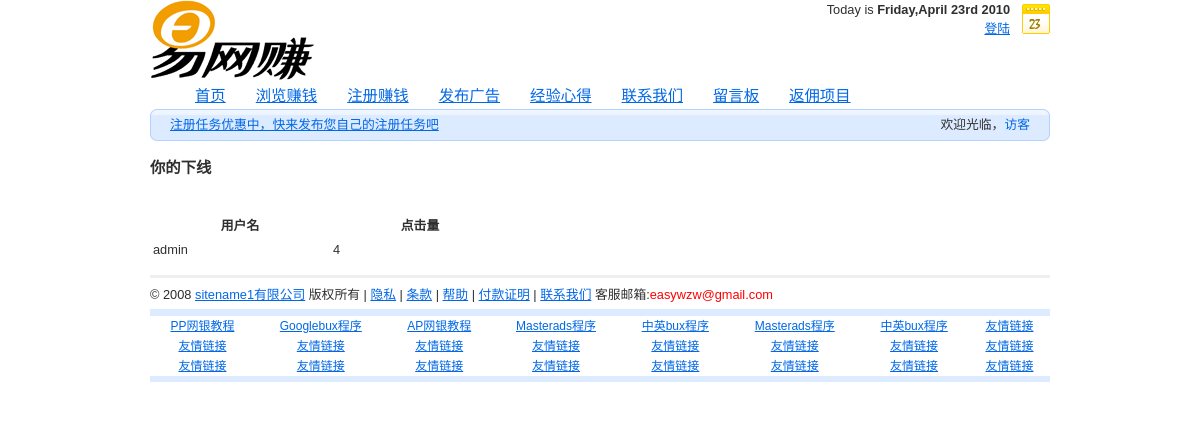
/referals.php, run on the app's committed database.
### tables this page shows
CREATE TABLE IF NOT EXISTS `tb_users` (
  `id` int(11) NOT NULL AUTO_INCREMENT,
  `username` varchar(15) NOT NULL DEFAULT '',
  `password` varchar(100) NOT NULL DEFAULT '',
  `ip` varchar(15) NOT NULL DEFAULT '',
  `email` varchar(150) NOT NULL DEFAULT '',
  `pemail` varchar(150) NOT NULL DEFAULT '',
  `referer` varchar(15) NOT NULL DEFAULT '',
  `country` varchar(150) NOT NULL DEFAULT '',
  `visits` varchar(150) NOT NULL DEFAULT '0',
  `referals` varchar(150) NOT NULL DEFAULT '0',
  `referalvisits` varchar(150) NOT NULL DEFAULT '0',
  `money` varchar(150) NOT NULL DEFAULT '0.00',
  `paid` varchar(150) NOT NULL DEFAULT '0.00',
  `joindate` varchar(150) NOT NULL DEFAULT '',
  `lastlogdate` varchar(150) NOT NULL DEFAULT '',
  `lastiplog` varchar(150) NOT NULL DEFAULT '',
  `account` varchar(150) NOT NULL DEFAULT '',
  `user_status` varchar(15) NOT NULL DEFAULT 'user',
  UNIQUE KEY `id_2` (`id`),
  KEY `id` (`id`)
);

CREATE TABLE IF NOT EXISTS `tb_site` (
  `id` varchar(11) NOT NULL DEFAULT '',
  `sitename` varchar(30) NOT NULL DEFAULT '',
  `sitepp` varchar(30) NOT NULL DEFAULT '',
  KEY `id` (`id`)
);

### referals.php (the view, shortened to what this page needs)
<?php include('header.php'); ?>
<h3 style="font-weight: bold">你的下线</h3>
<br>
<div id="tables">
<table align="center" width="40%" cellpadding="0">
<tr>
<th class="top"><b>用户名</b></th>
<th class="top"><b>点击量</th></tr>
<?php
$lole=$_COOKIE["usNick"];
$tabla = mysql_query("SELECT * FROM tb_users where referer='$lole' ORDER BY id ASC");
while ($row = mysql_fetch_array($tabla)) {
echo "<tr><td align='left'>";
echo $row["username"];
echo "</td><td align='left'>";
echo $row["visits"];
echo "</td></tr>";
}
echo "</table>";
?>
</div>
<?php include('footer.php'); ?>

### sitename.php (shortened to what this page needs)
<?php
$sql = "SELECT * FROM tb_site WHERE id='1'";
$result = mysql_query($sql);
$row = mysql_fetch_array($result);
echo $row["sitename"];
?>

### css/main.css (style rules this page uses)
* { margin:0; padding:0; }
body, div, span, p, a, img, ul, ol, li, table, caption, tbody, tfoot, tr, th, td, form, fieldset, legend, label, dl, dt, dd, blockquote, applet, object, h1, h2, h3, h4, h5 { border:0; }
body { padding:35px 0; background:#FFF; font:0.8em/1.5 "arial",sans-serif; color:#2F2F2F; text-align:center;font-family:Verdana,Geneva,sans-serif; }
h1, h2, h3, h4, h5, h6 { margin:15px 0 10px 0; }
h3, h4 { font-size:120%; }
table { margin:5px 0; border-collapse:collapse; border-spacing:0; font-size:100%; }
th { text-align:center; font-weight:bold; }
th, td { padding:3px 5px; }
#hp_dailytable th, td { padding:1px 3px; }

### css/print.css (style rules this page uses)
body { margin:0; padding:0; border:0; font-size:12pt; }
h1, h2, h3 { page-break-after:avoid; page-break-inside:avoid; }
table { width:100%; border-collapse:collapse; border-spacing:0; border-top:0.5pt solid #000; }
th, td { display:table-cell; border-bottom:0.5pt solid #000; }

### data on the page
tb_users: username "admin", visits "4"
tb_site: sitename "sitename1"

### other printed values
$today["weekday"] "Friday"
$today["month"] "April"
$today["year"] "2010"
